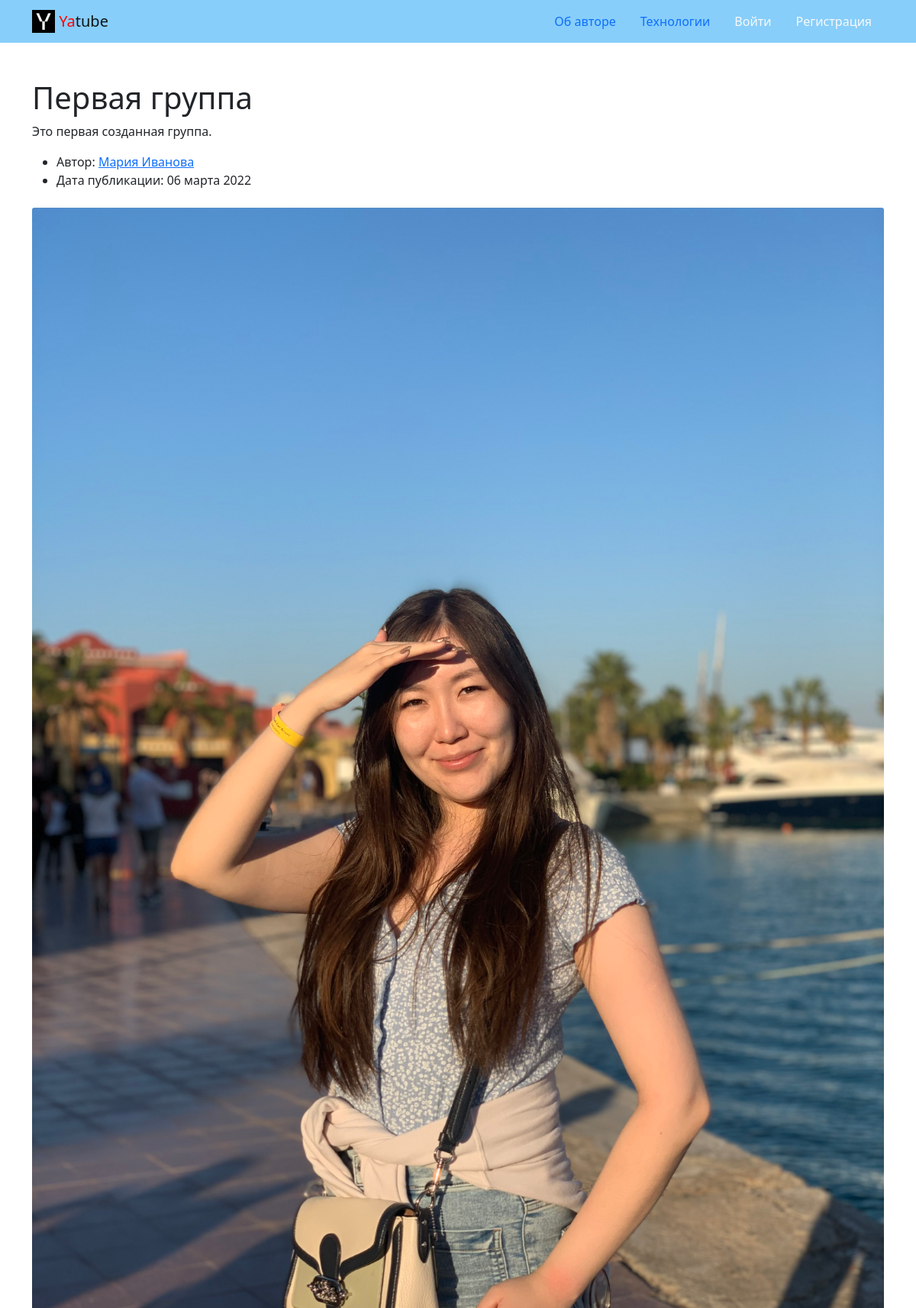
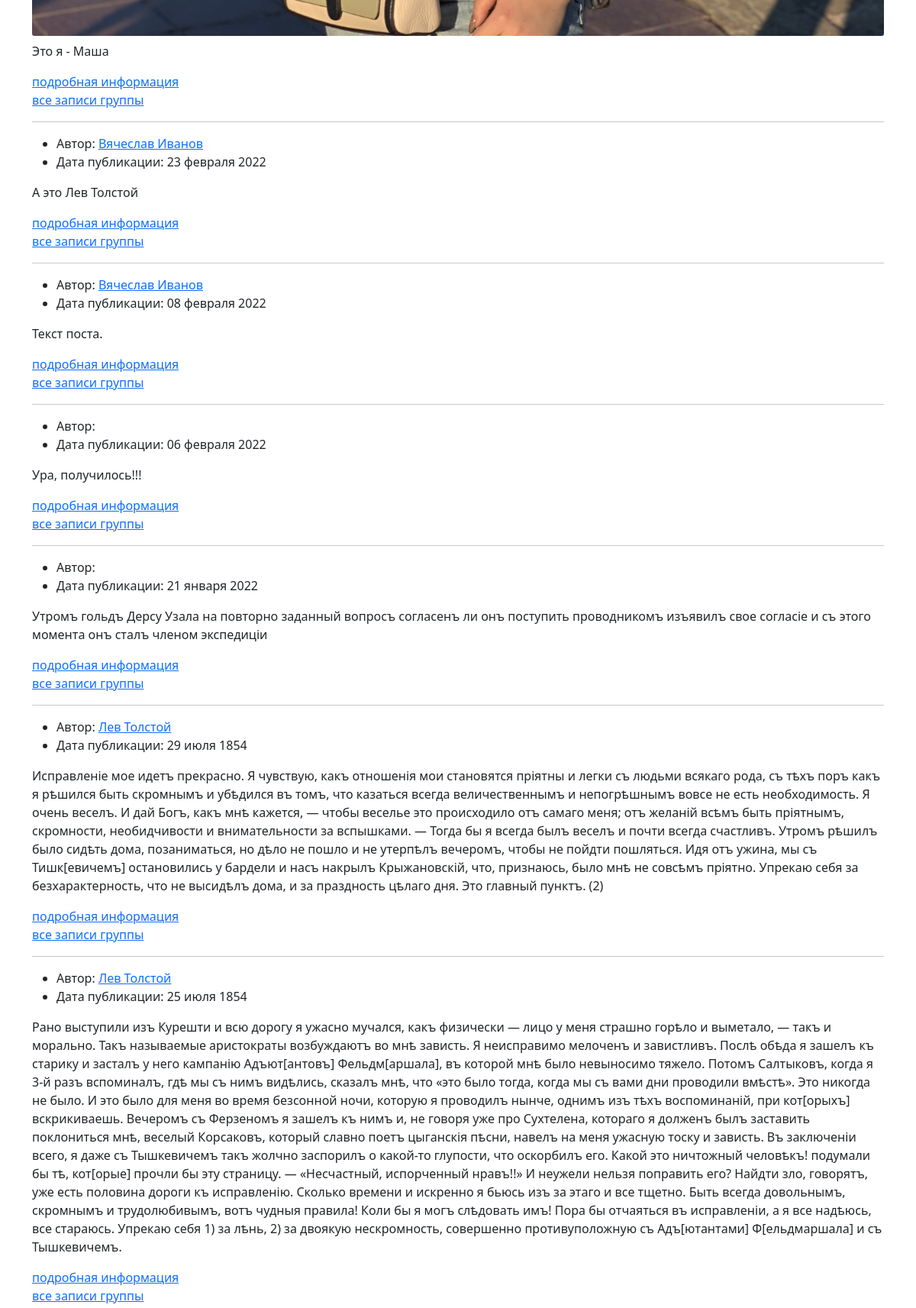
/group/first_group/ (upper part), run on the app's committed database (2 pictures, top to bottom).
### posts/models.py (models this page shows, shortened)
class Group(models.Model):
    title = models.CharField(max_length=200)
    slug = models.SlugField(max_length=200, unique=True)
    description = models.TextField()

class Post(CreatedModel):
    text = models.TextField(
        verbose_name='Текст поста',
        help_text='Введите текст поста',
    )
    author = models.ForeignKey(
        User,
        on_delete=models.CASCADE,
        related_name='posts',
        verbose_name='Автор',
    )
    group = models.ForeignKey(
        Group,
        on_delete=models.SET_NULL,
        related_name='posts',
        blank=True,
        null=True,
        verbose_name='Группа',
        help_text='Группа, к которой будет относиться пост',
    )
    image = models.ImageField(
        'Картинка',
        upload_to='posts/',
        blank=True,
    )
    class Meta:
        ordering = [
            '-pub_date',
        ]

### posts/views.py (the view)
# urls.py: path('group/<slug:slug>/', views.group_posts, name='group_posts'),
def group_posts(request, slug):
    group = get_object_or_404(Group, slug=slug)
    posts = get_list_or_404(Post, group=group)
    context = {
        'group': group,
        'page_obj': get_page_obj(request, posts),
    }
    return render(request, 'posts/group_list.html', context)

### core/context_processors/year.py (called while the page is built)
def year(request):
    now = date.today().year
    return {'year': now}

### posts/views.py (called while the page is built)
def get_page_obj(request, posts):
    paginator = Paginator(posts, POSTS_COUNT_PER_PAGE)
    page_number = request.GET.get('page')
    page_obj = paginator.get_page(page_number)
    return page_obj

### templates/posts/group_list.html (shortened to what this page needs)
{% extends 'base.html' %}
{% block content %}
    <h1>{{ group.title }}</h1>
    <p>{{ group.description }}</p>
    {% for post in page_obj %}
      {% include 'posts/includes/post_list.html' %}
    {% endfor %}
{% endblock %}

### templates/base.html (shortened to what this page needs)
{% load static %}
<!DOCTYPE html>
<html lang="ru">
  <head href="{% static 'css/bootstrap.min.css' %}">
    <link rel="stylesheet" href="{% static 'css/bootstrap.min.css' %}">
  </head>
  <body>
    <header>
      {% include 'includes/header.html' %}
    </header>
    <main>
      <div class="container py-5">
        {% block content %}{% endblock %}
      </div>
    </main>
  </body>
</html>

### templates/includes/header.html
{% load static %}
{% with request.resolver_match.view_name as view_name %}
  <nav class="navbar navbar-light" style="background-color: lightskyblue">
    <div class="container">
      <a class="navbar-brand" href="{% url 'posts:index' %}">
        <img src="{% static 'img/logo.png' %}" width="30" height="30" class="d-inline-block align-top" alt="">
        <span style="color:red">Ya</span>tube
      </a>
      <ul class="nav nav-pills">
        <li class="nav-item">
          <a class="nav-link {% if view_name  == 'about:author' %}active{% endif %}" href="{% url 'about:author' %}">Об авторе</a>
        </li>
        <li class="nav-item">
          <a class="nav-link {% if view_name  == 'about:tech' %}active{% endif %}" href="{% url 'about:tech' %}">Технологии</a>
        </li>
        {% if user.username %}
          <li class="nav-item">
            <a class="nav-link {% if view_name  == 'posts:post_create' %}active{% endif %}" href="{% url 'posts:post_create' %}">Новая запись</a>
          </li>
          <li class="nav-item">
            <a class="nav-link link-light {% if view_name  == 'users:password_change_form' %}active{% endif %}" href="{% url 'users:password_change_form' %}">Изменить пароль</a>
          </li>
          <li class="nav-item">
            <a class="nav-link link-light {% if view_name  == 'users:logout' %}active{% endif %}" href="{% url 'users:logout' %}">Выйти</a>
          </li>
          <li class="nav-item">
            Пользователь: {{ user.username }}
          <li>
        {% else %}
          <li class="nav-item">
            <a class="nav-link link-light {% if view_name  == 'users:login' %}active{% endif %}" href="{% url 'users:login' %}">Войти</a>
          </li>
          <li class="nav-item">
            <a class="nav-link link-light {% if view_name  == 'users:signup' %}active{% endif %}" href="{% url 'users:signup' %}">Регистрация</a>
          </li>
        {% endif %}
      </ul>
    </div>
  </nav>
{% endwith %}

### templates/posts/includes/post_list.html
{% load thumbnail %}
<article>
  <ul>
    <li>
      Автор:
      <a href="{% url 'posts:profile' post.author %}">{{ post.author.get_full_name }}</a>
    </li>
    <li>
      Дата публикации: {{ post.pub_date|date:"d E Y" }}
    </li>
  </ul>
  {% thumbnail post.image "960x339" crop="center" upscale=True as im %}
    <img class="card-img my-2" src="{{ im.url }}">
  {% endthumbnail %}
  <p>{{ post.text }}</p>
  <a href="{% url 'posts:post_detail' post.pk %}">подробная информация</a>
  <p>
    {% if post.group %}
      <a href="{% url 'posts:group_posts' post.group.slug %}">все записи группы</a>
    {% endif %}
  </p>
  {% if not forloop.last %}<hr>{% endif %}
</article>

### data on the page
Group: title "Первая группа", description "Это первая созданная группа."
Post: author.get_full_name "Мария Иванова", pub_date "06 марта 2022", text "Это я - Маша", shows "все записи группы"
Post: author.get_full_name "Вячеслав Иванов", pub_date "23 февраля 2022", text "А это Лев Толстой", shows "все записи группы"
Post: author.get_full_name "Вячеслав Иванов", pub_date "08 февраля 2022", text "Текст поста.", shows "все записи группы"
Post: pub_date "06 февраля 2022", text "Ура, получилось!!!", shows "все записи группы"
Post: pub_date "21 января 2022", text "Утромъ гольдъ Дерсу Узала на повторно заданный вопросъ согласенъ ли онъ поступить проводникомъ изъявилъ свое согласіе и съ этого момента онъ сталъ членом экспедиціи", shows "все записи группы"
Post: author.get_full_name "Лев Толстой", pub_date "29 июля 1854", text "Исправленіе мое идетъ прекрасно. Я чувствую, какъ отношенія мои становятся пріятны и легки съ людьми всякаго рода, съ тѣхъ поръ какъ я рѣшился быть скромнымъ и убѣдился въ томъ, что казаться всегда величественнымъ и непогрѣшнымъ вовсе не есть необходимость. Я очень веселъ. И дай Богъ, какъ мнѣ кажется, — чтобы веселье это происходило отъ самаго меня; отъ желаній всѣмъ быть пріятнымъ, скромности, необидчивости и внимательности за вспышками. — Тогда бы я всегда былъ веселъ и почти всегда счастливъ. Утромъ рѣшилъ было сидѣть дома, позаниматься, но дѣло не пошло и не утерпѣлъ вечеромъ, чтобы не пойдти пошляться. Идя отъ ужина, мы съ Тишк[евичемъ] остановились у бардели и насъ накрылъ…", shows "все записи группы"
Post: author.get_full_name "Лев Толстой", pub_date "25 июля 1854", text "Рано выступили изъ Курешти и всю дорогу я ужасно мучался, какъ физически — лицо у меня страшно горѣло и выметало, — такъ и морально. Такъ называемые аристократы возбуждаютъ во мнѣ зависть. Я неисправимо мелоченъ и завистливъ. Послѣ обѣда я зашелъ къ старику и засталъ у него кампанію Адъют[антовъ] Фельдм[аршала], въ которой мнѣ было невыносимо тяжело. Потомъ Салтыковъ, когда я 3-й разъ вспоминалъ, гдѣ мы съ нимъ видѣлись, сказалъ мнѣ, что «это было тогда, когда мы съ вами дни проводили вмѣстѣ». Это никогда не было. И это было для меня во время безсонной ночи, которую я проводилъ нынче, однимъ изъ тѣхъ воспоминаній, при кот[орыхъ] вскрикиваешь. Вечеромъ съ Ферзеномъ я зашелъ къ нимъ и, не…", shows "все записи группы"
